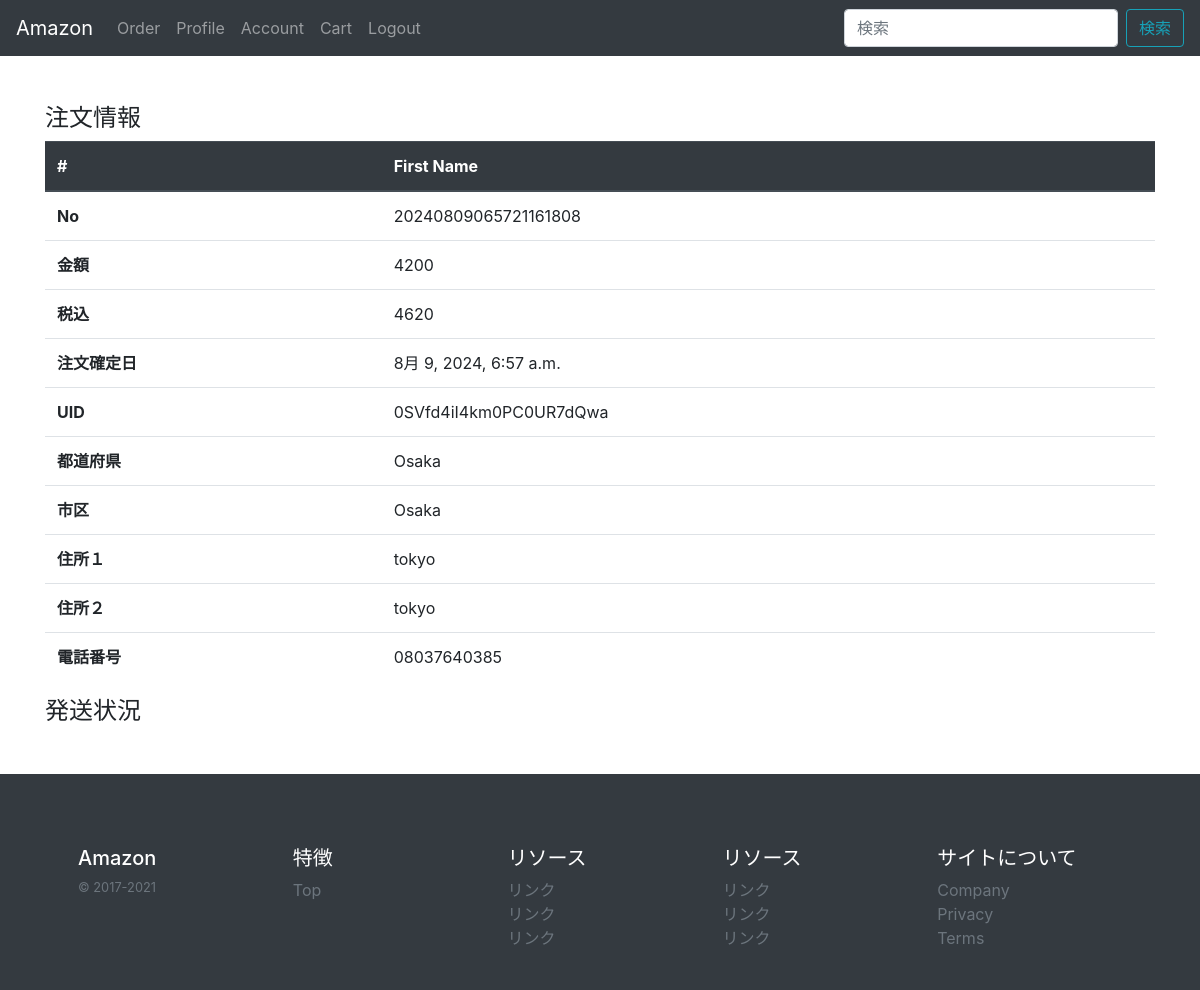
Screenshot of /order/20240809065721161808/ (signed in) with the database file from the repository.
### base/models/order_models.py (models this page shows, shortened)
class Order(models.Model):
    id=models.CharField(default=custom_timestamp_id,max_length=50,editable=False,primary_key=True)
    user=models.ForeignKey(get_user_model(),on_delete=models.CASCADE)
    uid=models.CharField(max_length=50,editable=False)
    is_confirmed=models.BooleanField(default=False)  #多分２択
    amount=models.PositiveIntegerField(default=0)
    tax_included=models.PositiveIntegerField(default=0)
    items=models.JSONField()
    shipping=models.JSONField()
    shipped_at=models.DateTimeField(blank=True,null=True)
    cansel_at=models.DateTimeField(blank=True,null=True)
    memo=models.TextField(blank=True)
    created_at=models.DateTimeField('日付',auto_now_add=True)
    updated_at=models.DateTimeField('更新日',auto_now=True)

### base/views/order_views.py (the view)
# urls.py: path('order/<str:pk>/',views.OrderDetailView.as_view()),
class OrderDetailView(generic.DetailView):
    model=Order
    template_name='pages/order_detail.html'
    def get_queryset(self):
        return Order.objects.filter(user=self.request.user)
    def get_context_data(self,**kwargs):
        context=super().get_context_data(**kwargs)
        obj=self.get_object()
        context['items']=json.loads(obj.items)
        context['shipping']=json.loads(obj.shipping)
        return context

### templates/pages/order_detail.html
{% extends 'base.html' %}
{% block content %}
<div class="container">
    <div class="">
        <h4>注文情報</h4>
        <table class="table">
            <thead class="thead-dark">
              <tr>
                <th>#</th>
                <th>First Name</th>
              </tr>
            </thead>
            <tbody>
              <tr>
                <th scope="row">No</th>
                <td>{{object.pk}}</td>
              </tr>
              <tr>
                <th scope="row">金額</th>
                <td>{{object.amount}}</td>
              </tr>
              <tr>
                <th scope="row">税込</th>
                <td>{{object.tax_included}}</td>
              </tr>
              <tr>
                <th scope="row">注文確定日</th>
                <td>{{object.created_at}}</td>
              </tr>
              <tr>
                <th scope="row">UID</th>
                <td>{{object.uid}}</td>
              </tr>
              <tr>
                <th scope="row">都道府県</th>
                <td>{{shipping.0.fields.prefecture}}</td>
              </tr>
              <tr>
                <th scope="row">市区</th>
                <td>{{shipping.0.fields.city}}</td>
              </tr>
              <tr>
                <th scope="row">住所１</th>
                <td>{{shipping.0.fields.address1}}</td>
              </tr>
              <tr>
                <th scope="row">住所２</th>
                <td>{{shipping.0.fields.address2}}</td>
              </tr>
              <tr>
                <th scope="row">電話番号</th>
                <td>{{shipping.0.fields.tel}}</td>
              </tr>
            </tbody>
          </table>
    </div>
    <div class="">
        <h4>発送状況</h4>
    </div>
</div>
{% endblock %}

### rows the page displays
Order: pk "20240809065721161808", amount "4200", tax_included "4620", created_at "8月 9, 2024, 6:57 a.m.", uid "0SVfd4iI4km0PC0UR7dQwa"

### other values shown
{{ shipping.0.fields.prefecture }} "Osaka"
{{ shipping.0.fields.city }} "Osaka"
{{ shipping.0.fields.address1 }} "tokyo"
{{ shipping.0.fields.address2 }} "tokyo"
{{ shipping.0.fields.tel }} "08037640385"
